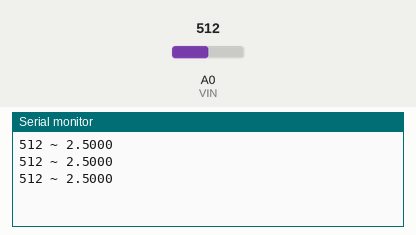
This sketch was run on a simulated Arduino Uno, built with avr-gcc and run on an emulated ATmega328P. Parts: the last lines printed to the serial monitor. Inputs (shaded band) come from the test bench; at power-on: A0 (VIN) = 512.

Above: at 1.3 s.
1.4 s: A0 (VIN) set to 716
At 1.9 s:
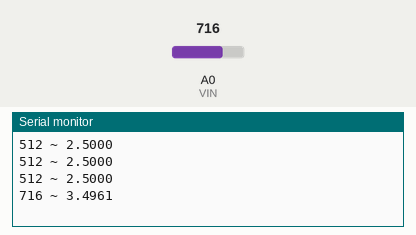
2.9 s: A0 (VIN) set to 900
At 3.4 s:
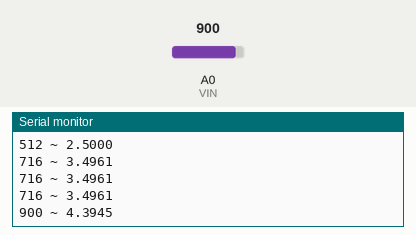
Timing chart, 0 to 5.9 s (numbered marks = the images above; inputs shaded):
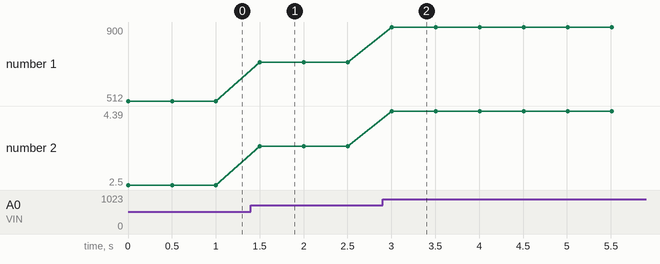

The sketch:

2_problem.ino
```cpp
#define VIN A0

void setup() {
  // put your setup code here, to run once:
  Serial.begin(9600);
  pinMode(VIN, INPUT);
}

void loop() {
  int reading = analogRead(VIN);
  float voltage = reading * 5.0f/1024;
  Serial.print(reading);
  Serial.print(" ~ ");
  Serial.print(voltage, 4);
  Serial.print("\n");
  delay(500);
}
```

Measured:
- after the input at 1.4 s, the serial monitor: prints a new line after 0.10 s (image 1)
- after the input at 2.9 s, the serial monitor: prints a new line after 0.11 s (image 2)
- plotted number 1: 512 → 716 after the input at 1.4 s, 716 → 900 after the input at 2.9 s
- plotted number 2: 2.5 → 3.5 after the input at 1.4 s, 3.5 → 4.39 after the input at 2.9 s
